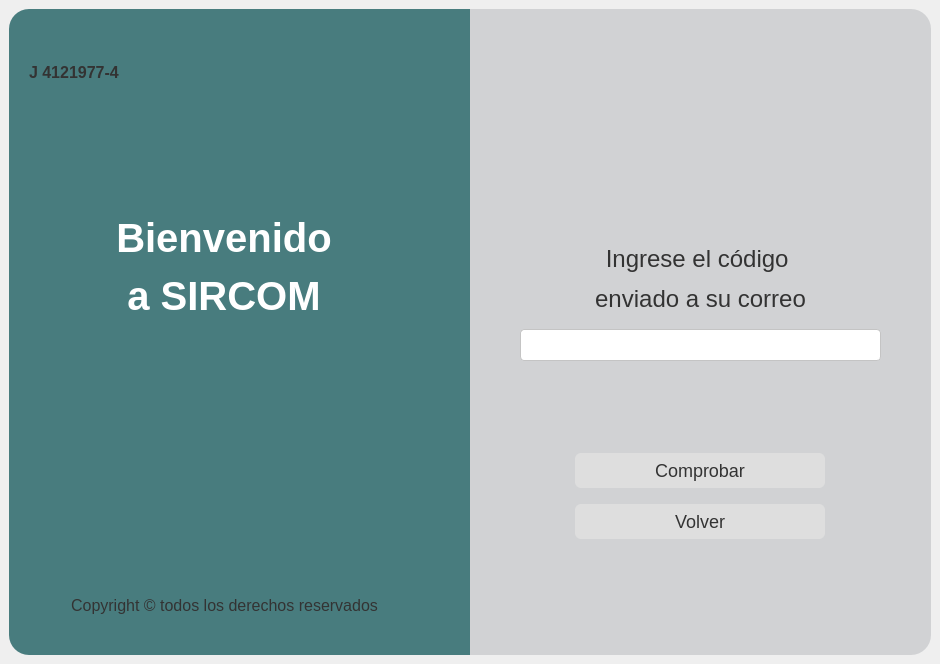
<?xml version="1.0" encoding="UTF-8"?>
<ui version="4.0">
 <class>Form</class>
 <widget class="QWidget" name="Form">
  <property name="geometry">
   <rect>
    <x>0</x>
    <y>0</y>
    <width>940</width>
    <height>664</height>
   </rect>
  </property>
  <property name="windowTitle">
   <string>Form</string>
  </property>
  <property name="styleSheet">
   <string notr="true">QWidget {
    font-family: Arial;
}

#login {
    background: #F0F6F9;
}


#panelIzquierdo {
    background: #487c7e;
    border-top-left-radius: 20px;
    border-bottom-left-radius: 20px;
}

#labelTitulo {
	color: white;
    font-size: 40px;
    font-weight: bold;
}

#panelDerecho{
    background: #d1d2d4;
    border-top-right-radius: 20px;
    border-bottom-right-radius: 20px;
}

QLineEdit {
    background: white;
    border-radius: 4px;
    padding: 6px;
    border: 1px solid #c4c4c4;
    font-size: 14px;
}

QLineEdit:focus {
    border: 1px solid #487c7e;
}

QLabel {
    color: #333;
    font-size: 24px;
}

#labelLink{
    color: #4054d6;
    font-size: 13px;
}
#labelLink:hover {
    text-decoration: underline;
}

QPushButton {
    background: #dedede;
    color: #333;
    border-radius: 6px;
    padding: 7px;
    border: none;
    font-size: 18px;
}

QPushButton:hover {
    background: #cacaca;
}

QPushButton:pressed {
    background: #b5b5b5;
}</string>
  </property>
  <layout class="QHBoxLayout" name="horizontalLayout_2">
   <property name="leftMargin">
    <number>9</number>
   </property>
   <property name="topMargin">
    <number>9</number>
   </property>
   <property name="rightMargin">
    <number>9</number>
   </property>
   <property name="bottomMargin">
    <number>9</number>
   </property>
   <item>
    <layout class="QHBoxLayout" name="horizontalLayout" stretch="1,1">
     <property name="spacing">
      <number>0</number>
     </property>
     <item>
      <widget class="QWidget" name="panelIzquierdo" native="true">
       <layout class="QVBoxLayout" name="verticalLayout_2" stretch="0,1,3,3,0">
        <property name="leftMargin">
         <number>20</number>
        </property>
        <property name="topMargin">
         <number>20</number>
        </property>
        <property name="rightMargin">
         <number>50</number>
        </property>
        <property name="bottomMargin">
         <number>40</number>
        </property>
        <item>
         <layout class="QHBoxLayout" name="horizontalLayout_3">
          <item>
           <layout class="QVBoxLayout" name="verticalLayout_5">
            <item alignment="Qt::AlignHCenter">
             <widget class="QLabel" name="labelLogo">
              <property name="maximumSize">
               <size>
                <width>200</width>
                <height>200</height>
               </size>
              </property>
              <property name="text">
               <string/>
              </property>
              <property name="pixmap">
               <pixmap>icons/logo.png</pixmap>
              </property>
              <property name="scaledContents">
               <bool>true</bool>
              </property>
             </widget>
            </item>
            <item alignment="Qt::AlignHCenter">
             <widget class="QLabel" name="label">
              <property name="text">
               <string>&lt;html&gt;&lt;head/&gt;&lt;body&gt;&lt;p&gt;&lt;span style=&quot; font-size:12pt; font-weight:600;&quot;&gt;J 4121977-4&lt;/span&gt;&lt;/p&gt;&lt;/body&gt;&lt;/html&gt;</string>
              </property>
             </widget>
            </item>
           </layout>
          </item>
          <item>
           <spacer name="horizontalSpacer">
            <property name="orientation">
             <enum>Qt::Horizontal</enum>
            </property>
            <property name="sizeHint" stdset="0">
             <size>
              <width>40</width>
              <height>20</height>
             </size>
            </property>
           </spacer>
          </item>
         </layout>
        </item>
        <item>
         <spacer name="verticalSpacer_3">
          <property name="orientation">
           <enum>Qt::Vertical</enum>
          </property>
          <property name="sizeHint" stdset="0">
           <size>
            <width>20</width>
            <height>40</height>
           </size>
          </property>
         </spacer>
        </item>
        <item alignment="Qt::AlignHCenter|Qt::AlignVCenter">
         <widget class="QLabel" name="labelTitulo">
          <property name="sizePolicy">
           <sizepolicy hsizetype="Minimum" vsizetype="Minimum">
            <horstretch>0</horstretch>
            <verstretch>0</verstretch>
           </sizepolicy>
          </property>
          <property name="text">
           <string>&lt;html&gt;&lt;head/&gt;&lt;body&gt;&lt;p&gt;Bienvenido&lt;/p&gt;&lt;p&gt;a SIRCOM&lt;/p&gt;&lt;/body&gt;&lt;/html&gt;</string>
          </property>
          <property name="alignment">
           <set>Qt::AlignCenter</set>
          </property>
         </widget>
        </item>
        <item>
         <spacer name="verticalSpacer_4">
          <property name="orientation">
           <enum>Qt::Vertical</enum>
          </property>
          <property name="sizeHint" stdset="0">
           <size>
            <width>20</width>
            <height>40</height>
           </size>
          </property>
         </spacer>
        </item>
        <item>
         <widget class="QLabel" name="label_2">
          <property name="text">
           <string>&lt;html&gt;&lt;head/&gt;&lt;body&gt;&lt;p&gt;&lt;span style=&quot; font-size:12pt;&quot;&gt;Copyright ©️ todos los derechos reservados&lt;/span&gt;&lt;/p&gt;&lt;/body&gt;&lt;/html&gt;</string>
          </property>
          <property name="alignment">
           <set>Qt::AlignCenter</set>
          </property>
         </widget>
        </item>
       </layout>
      </widget>
     </item>
     <item>
      <widget class="QWidget" name="panelDerecho" native="true">
       <layout class="QVBoxLayout" name="verticalLayout" stretch="0,0,0,0,0,0,0">
        <property name="spacing">
         <number>16</number>
        </property>
        <property name="leftMargin">
         <number>50</number>
        </property>
        <property name="topMargin">
         <number>40</number>
        </property>
        <property name="rightMargin">
         <number>50</number>
        </property>
        <property name="bottomMargin">
         <number>40</number>
        </property>
        <item>
         <spacer name="verticalSpacer_5">
          <property name="orientation">
           <enum>Qt::Vertical</enum>
          </property>
          <property name="sizeHint" stdset="0">
           <size>
            <width>20</width>
            <height>40</height>
           </size>
          </property>
         </spacer>
        </item>
        <item alignment="Qt::AlignHCenter">
         <widget class="QLabel" name="labelIconUser">
          <property name="maximumSize">
           <size>
            <width>100</width>
            <height>100</height>
           </size>
          </property>
          <property name="text">
           <string/>
          </property>
          <property name="textFormat">
           <enum>Qt::AutoText</enum>
          </property>
          <property name="pixmap">
           <pixmap>../../../Downloads/codigo.svg</pixmap>
          </property>
          <property name="scaledContents">
           <bool>true</bool>
          </property>
         </widget>
        </item>
        <item>
         <spacer name="verticalSpacer_2">
          <property name="orientation">
           <enum>Qt::Vertical</enum>
          </property>
          <property name="sizeHint" stdset="0">
           <size>
            <width>20</width>
            <height>40</height>
           </size>
          </property>
         </spacer>
        </item>
        <item>
         <layout class="QVBoxLayout" name="verticalLayout_4">
          <property name="spacing">
           <number>16</number>
          </property>
          <item alignment="Qt::AlignHCenter">
           <widget class="QLabel" name="labelCodigo">
            <property name="layoutDirection">
             <enum>Qt::LeftToRight</enum>
            </property>
            <property name="text">
             <string>&lt;html&gt;&lt;head/&gt;&lt;body&gt;&lt;p align=&quot;center&quot;&gt;&lt;span style=&quot; font-size:18pt;&quot;&gt;Ingrese el código &lt;/span&gt;&lt;/p&gt;&lt;p align=&quot;center&quot;&gt;&lt;span style=&quot; font-size:18pt;&quot;&gt;enviado a su correo&lt;/span&gt;&lt;/p&gt;&lt;/body&gt;&lt;/html&gt;</string>
            </property>
           </widget>
          </item>
          <item>
           <widget class="QLineEdit" name="lineEditCodigo">
            <property name="sizePolicy">
             <sizepolicy hsizetype="Minimum" vsizetype="Fixed">
              <horstretch>0</horstretch>
              <verstretch>0</verstretch>
             </sizepolicy>
            </property>
            <property name="minimumSize">
             <size>
              <width>0</width>
              <height>0</height>
             </size>
            </property>
            <property name="baseSize">
             <size>
              <width>0</width>
              <height>-3968</height>
             </size>
            </property>
            <property name="alignment">
             <set>Qt::AlignLeading|Qt::AlignLeft|Qt::AlignVCenter</set>
            </property>
           </widget>
          </item>
         </layout>
        </item>
        <item>
         <spacer name="verticalSpacer">
          <property name="orientation">
           <enum>Qt::Vertical</enum>
          </property>
          <property name="sizeHint" stdset="0">
           <size>
            <width>20</width>
            <height>40</height>
           </size>
          </property>
         </spacer>
        </item>
        <item>
         <layout class="QVBoxLayout" name="verticalLayout_3">
          <property name="spacing">
           <number>16</number>
          </property>
          <item alignment="Qt::AlignHCenter">
           <widget class="QPushButton" name="buttonComprobar">
            <property name="minimumSize">
             <size>
              <width>250</width>
              <height>0</height>
             </size>
            </property>
            <property name="cursor">
             <cursorShape>PointingHandCursor</cursorShape>
            </property>
            <property name="text">
             <string>Comprobar</string>
            </property>
           </widget>
          </item>
          <item alignment="Qt::AlignHCenter">
           <widget class="QPushButton" name="buttonVolver">
            <property name="minimumSize">
             <size>
              <width>250</width>
              <height>0</height>
             </size>
            </property>
            <property name="cursor">
             <cursorShape>PointingHandCursor</cursorShape>
            </property>
            <property name="text">
             <string>Volver</string>
            </property>
           </widget>
          </item>
         </layout>
        </item>
        <item>
         <spacer name="verticalSpacer_6">
          <property name="orientation">
           <enum>Qt::Vertical</enum>
          </property>
          <property name="sizeHint" stdset="0">
           <size>
            <width>20</width>
            <height>40</height>
           </size>
          </property>
         </spacer>
        </item>
       </layout>
      </widget>
     </item>
    </layout>
   </item>
  </layout>
 </widget>
 <resources/>
 <connections/>
</ui>
